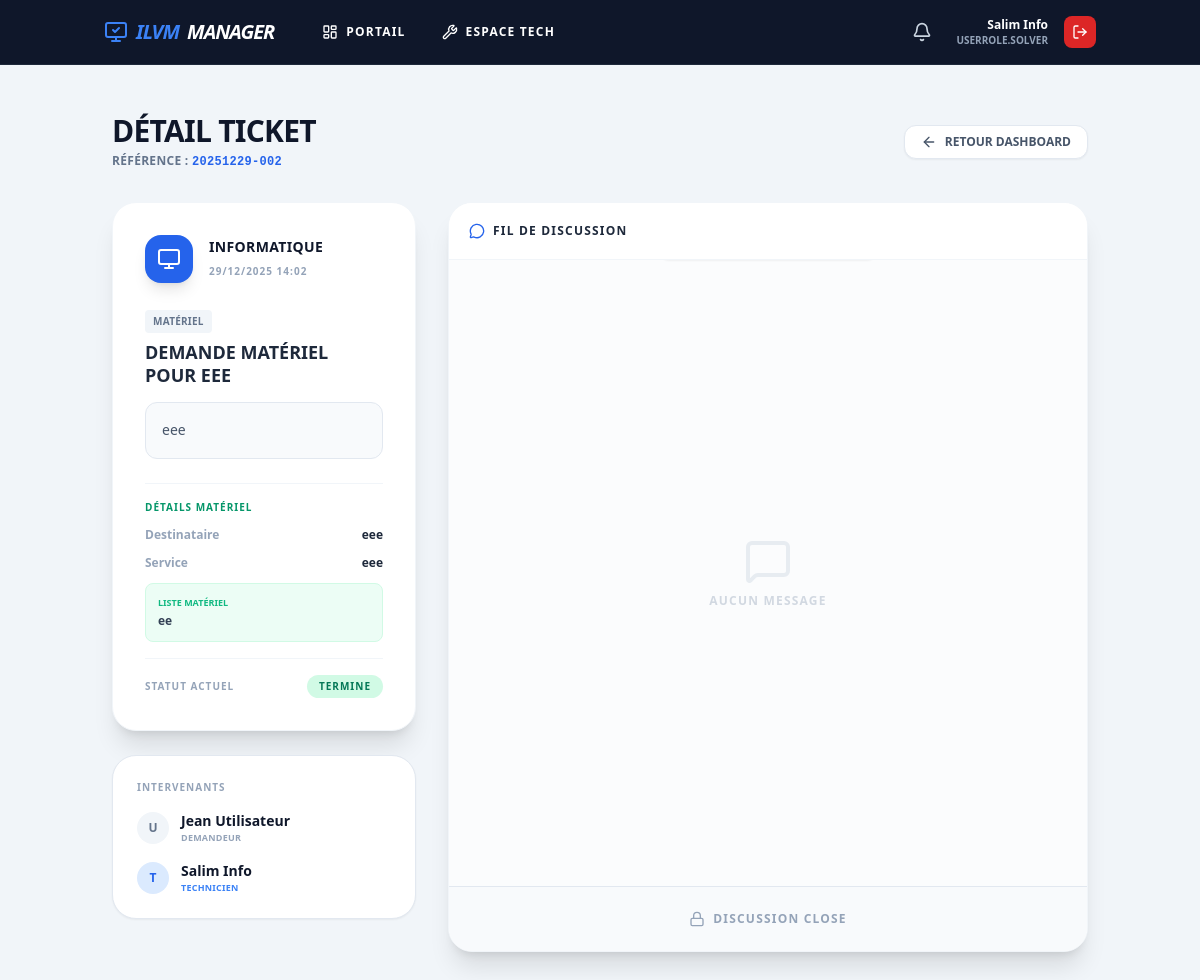
/tickets/view/20251229-002 (signed in), run on the app's committed database.
### app/models.py (models this page shows, shortened)
class User(UserMixin, db.Model):
    __tablename__ = 'users'
    id = db.Column(db.Integer, primary_key=True)
    username = db.Column(db.String(64), unique=True, index=True)
    fullname = db.Column(db.String(120))
    email = db.Column(db.String(120))
    role = db.Column(db.Enum(UserRole), default=UserRole.USER)
    service_department = db.Column(db.Enum(ServiceType), nullable=True)
    notifications = db.relationship('Notification', backref='user', lazy='dynamic')

class Ticket(db.Model):
    __tablename__ = 'tickets'
    id = db.Column(db.Integer, primary_key=True)
    uid_public = db.Column(db.String(20), unique=True, index=True)
    title = db.Column(db.String(200), nullable=False)
    description = db.Column(db.Text, nullable=False)
    author_id = db.Column(db.Integer, db.ForeignKey('users.id'))
    author = db.relationship('User', foreign_keys=[author_id], backref='my_tickets')
    target_service = db.Column(db.Enum(ServiceType), nullable=False)
    status = db.Column(db.Enum(TicketStatus), default=TicketStatus.VALIDATION)
    solver_id = db.Column(db.Integer, db.ForeignKey('users.id'), nullable=True)
    solver = db.relationship('User', foreign_keys=[solver_id], backref='assigned_tickets')
    created_at = db.Column(db.DateTime, default=datetime.utcnow)
    closed_at = db.Column(db.DateTime, nullable=True)
    category_ticket = db.Column(db.String(50)) # "Standard", "Nouvel Utilisateur", "Matériel"
    hostname = db.Column(db.String(64), nullable=True) # Pour incidents classiques
    new_user_fullname = db.Column(db.String(150), nullable=True)
    new_user_service = db.Column(db.String(100), nullable=True)
    new_user_acces = db.Column(db.String(255), nullable=True) # Accès fichiers/dossiers
    new_user_date = db.Column(db.DateTime, nullable=True)
    materiel_list = db.Column(db.Text, nullable=True) # Liste du matériel
    destinataire_materiel = db.Column(db.String(150), nullable=True)
    service_destinataire = db.Column(db.String(100), nullable=True)

### app/routes/tickets.py (the view, shortened to what this page needs)
@tickets_bp.route('/view/<string:ticket_uid>', methods=['GET', 'POST'])
@login_required
def view_ticket(ticket_uid):
    ticket = Ticket.query.filter_by(uid_public=ticket_uid).first_or_404()
    return render_template('tickets/detail.html', ticket=ticket)

### app/__init__.py (called while the page is built)
@login_manager.user_loader
def load_user(user_id):
    from .models import User
    return User.query.get(int(user_id))

### app/templates/tickets/detail.html (shortened to what this page needs)
{% extends "base.html" %}
{% block content %}
<div class="max-w-6xl mx-auto py-6">
    <div class="mb-8 flex items-center justify-between">
        <div>
            <h1 class="text-3xl font-black text-slate-900 uppercase tracking-tight">Détail Ticket</h1>
            <p class="text-slate-500 font-bold text-xs mt-1 uppercase tracking-wide">Référence : <span class="font-mono text-blue-600">{{ ticket.uid_public }}</span></p>
        </div>
        {% if 'SOLVER' in current_user.role|string or 'ADMIN' in current_user.role|string %}
            <a href="{{ url_for('tickets.solver_dashboard') }}" class="bg-white border border-slate-200 hover:bg-slate-50 text-slate-600 px-4 py-2 rounded-xl font-black text-xs uppercase shadow-sm flex items-center gap-2 transition">
                <i data-lucide="arrow-left" class="w-4 h-4"></i> Retour Dashboard
            </a>
        {% else %}
            <a href="{{ url_for('main.user_portal') }}" class="bg-white border border-slate-200 hover:bg-slate-50 text-slate-600 px-4 py-2 rounded-xl font-black text-xs uppercase shadow-sm flex items-center gap-2 transition">
                <i data-lucide="arrow-left" class="w-4 h-4"></i> Retour Portail
            </a>
        {% endif %}
    </div>
    <div class="grid grid-cols-1 lg:grid-cols-3 gap-8">
        <div class="lg:col-span-1 space-y-6">
            <div class="bg-white p-8 rounded-3xl shadow-xl border border-slate-100">
                <div class="flex items-center gap-4 mb-6">
                    <div class="w-12 h-12 rounded-2xl flex items-center justify-center shadow-lg
                        {% if ticket.target_service.value == 'INFORMATIQUE' %}bg-blue-600 text-white{% elif ticket.target_service.value == 'DAF' %}bg-purple-600 text-white{% else %}bg-orange-600 text-white{% endif %}">
                        {% if ticket.target_service.value == 'INFORMATIQUE' %}<i data-lucide="monitor" class="w-6 h-6"></i>
                        {% elif ticket.target_service.value == 'DAF' %}<i data-lucide="banknote" class="w-6 h-6"></i>
                        {% else %}<i data-lucide="package" class="w-6 h-6"></i>{% endif %}
                    </div>
                    <div>
                        <h2 class="text-sm font-black text-slate-900 uppercase tracking-wide">{{ ticket.target_service.value }}</h2>
                        <span class="text-[10px] font-bold text-slate-400 uppercase tracking-widest">{{ ticket.created_at.strftime('%d/%m/%Y %H:%M') }}</span>
                    </div>
                </div>
                <div class="mb-4">
                    <span class="inline-block bg-slate-100 text-slate-500 text-[10px] font-black uppercase px-2 py-1 rounded mb-2 tracking-wide">{{ ticket.category_ticket or 'Standard' }}</span>
                    <h3 class="text-lg font-black text-slate-800 leading-tight uppercase">{{ ticket.title }}</h3>
                </div>
                <div class="bg-slate-50 p-4 rounded-xl border border-slate-200 text-sm font-medium text-slate-600 mb-6 leading-relaxed">
                    {{ ticket.description }}
                </div>
                {% if ticket.category_ticket == 'Matériel' %}
                <div class="space-y-3 border-t border-slate-100 pt-4 mb-4">
                    <p class="text-[10px] font-black text-emerald-600 uppercase tracking-widest mb-2">Détails Matériel</p>
                    <div class="flex justify-between items-center text-xs">
                        <span class="font-bold text-slate-400">Destinataire</span>
                        <span class="font-bold text-slate-800">{{ ticket.destinataire_materiel }}</span>
                    </div>
                    <div class="flex justify-between items-center text-xs">
                        <span class="font-bold text-slate-400">Service</span>
                        <span class="font-bold text-slate-800">{{ ticket.service_destinataire }}</span>
                    </div>
                    <div class="bg-emerald-50 p-3 rounded-lg border border-emerald-100 mt-2">
                        <p class="text-[9px] font-black text-emerald-500 uppercase mb-1">Liste Matériel</p>
                        <p class="text-xs font-bold text-slate-700 whitespace-pre-wrap">{{ ticket.materiel_list }}</p>
                    </div>
                </div>
                {% endif %}
                <div class="flex justify-between items-center border-t border-slate-100 pt-4 mt-2">
                    <span class="text-[10px] font-black text-slate-400 uppercase tracking-widest">Statut Actuel</span>
                    <span class="px-3 py-1 rounded-full text-[10px] font-black uppercase tracking-widest
                        {% if 'VALIDATION' in ticket.status.value %}bg-yellow-100 text-yellow-700
                        {% elif 'COURS' in ticket.status.value %}bg-blue-100 text-blue-700
                        {% elif 'TERMINE' in ticket.status.value %}bg-emerald-100 text-emerald-700
                        {% else %}bg-slate-100 text-slate-500{% endif %}">
                        {{ ticket.status.value }}
                    </span>
                </div>
            </div>
            <div class="bg-white p-6 rounded-3xl shadow-sm border border-slate-200">
                <h3 class="text-[10px] font-black text-slate-400 uppercase tracking-widest mb-4">Intervenants</h3>
                <div class="flex items-center gap-3 mb-4">
                    <div class="w-8 h-8 bg-slate-100 rounded-full flex items-center justify-center text-slate-500 font-black text-xs">{{ ticket.author.username[0]|upper }}</div>
                    <div>
                        <p class="text-sm font-bold text-slate-900">{{ ticket.author.fullname }}</p>
                        <p class="text-[9px] text-slate-400 font-bold uppercase tracking-wide">Demandeur</p>
                    </div>
                </div>
                {% if ticket.solver %}
                <div class="flex items-center gap-3">
                    <div class="w-8 h-8 bg-blue-100 rounded-full flex items-center justify-center text-blue-600 font-black text-xs">{{ ticket.solver.username[0]|upper }}</div>
                    <div>
                        <p class="text-sm font-bold text-slate-900">{{ ticket.solver.fullname }}</p>
                        <p class="text-[9px] text-blue-500 font-bold uppercase tracking-wide">Technicien</p>
                    </div>
                </div>
                {% else %}
                <div class="p-3 bg-slate-50 rounded-xl border border-dashed border-slate-200 text-center text-[10px] font-bold text-slate-400 uppercase tracking-wide">
                    En attente d'attribution
                </div>
                {% endif %}
            </div>
        </div>
        <div class="lg:col-span-2 flex flex-col h-[750px] bg-white rounded-3xl shadow-xl border border-slate-100 overflow-hidden relative">
            <div class="p-5 border-b border-slate-100 bg-white flex justify-between items-center z-10">
                <h3 class="font-black text-slate-800 uppercase text-xs tracking-widest flex items-center gap-2">
                    <i data-lucide="message-circle" class="w-4 h-4 text-blue-600"></i> Fil de discussion
                </h3>
            </div>
            <div class="flex-1 overflow-y-auto p-6 space-y-6 bg-slate-50/50" id="chatContainer">
                {% for msg in ticket.messages %}
                <div class="flex flex-col {% if msg.author_id == current_user.id %}items-end{% else %}items-start{% endif %} animate-fadeIn">
                    <div class="max-w-[80%] {% if msg.author_id == current_user.id %}bg-slate-900 text-white rounded-tr-none{% else %}bg-white border border-slate-200 text-slate-700 rounded-tl-none{% endif %} px-5 py-4 rounded-2xl shadow-sm">
                        <p class="text-sm font-bold">{{ msg.content }}</p>
                    </div>
                    <span class="text-[9px] font-black text-slate-400 mt-2 px-2 uppercase tracking-wide">
                        {{ msg.author.fullname }} • {{ msg.timestamp.strftime('%H:%M') }}
                    </span>
                </div>
                {% else %}
                <div class="flex flex-col items-center justify-center h-full opacity-40">
                    <i data-lucide="message-square" class="w-12 h-12 text-slate-300 mb-2"></i>
                    <p class="text-xs font-bold text-slate-400 uppercase tracking-widest">Aucun message</p>
                </div>
                {% endfor %}
            </div>
            {% if ticket.status.value != 'TERMINE' and ticket.status.value != 'REFUSE' %}
            <div class="p-4 bg-white border-t border-slate-100">
                <form method="POST" class="flex gap-3">
                    <input type="text" name="message" class="flex-1 bg-slate-50 border border-slate-200 rounded-xl px-5 py-4 text-sm font-bold text-slate-700 focus:ring-2 focus:ring-blue-100 focus:border-blue-500 outline-none transition" placeholder="Écrivez votre message..." autocomplete="off" required>
                    <button type="submit" class="bg-blue-600 hover:bg-blue-700 text-white p-4 rounded-xl transition shadow-lg shadow-blue-200 group">
                        <i data-lucide="send" class="w-5 h-5 group-hover:translate-x-1 transition-transform"></i>
                    </button>
                </form>
            </div>
            {% else %}
            <div class="p-6 bg-slate-50 border-t border-slate-200 text-center">
                <p class="text-xs font-black text-slate-400 uppercase tracking-widest flex items-center justify-center gap-2">
                    <i data-lucide="lock" class="w-4 h-4"></i> Discussion close
                </p>
            </div>
            {% endif %}
        </div>
    </div>
</div>
{% endblock %}

### app/templates/base.html (shortened to what this page needs)
<!DOCTYPE html>
<html lang="fr">
<head>
    <script src="https://cdn.tailwindcss.com"></script>
</head>
<body class="bg-slate-100 font-sans text-slate-900 min-h-screen flex flex-col">
    {% if current_user.is_authenticated %}
    <nav class="bg-slate-900 text-white sticky top-0 z-50 border-b border-slate-800">
        <div class="container mx-auto px-4 h-16 flex justify-between items-center">
            <div class="flex items-center gap-8">
                <a href="{{ url_for('main.user_portal') }}" class="font-black text-xl tracking-tighter text-blue-500 italic flex items-center gap-2">
                    <i data-lucide="monitor-check"></i> ILVM<span class="text-white">MANAGER</span>
                </a>
                <div class="hidden md:flex gap-1 text-xs font-bold uppercase tracking-widest">
                    <a href="{{ url_for('main.user_portal') }}" class="px-4 py-2 hover:bg-slate-800 rounded transition flex gap-2 items-center">
                        <i data-lucide="layout-dashboard" class="w-4 h-4"></i> Portail
                    </a>
                    {% if 'SOLVER' in current_user.role|string or 'ADMIN' in current_user.role|string %}
                    <a href="{{ url_for('tickets.solver_dashboard') }}" class="px-4 py-2 hover:bg-slate-800 rounded transition flex gap-2 items-center">
                        <i data-lucide="wrench" class="w-4 h-4"></i> Espace Tech
                    </a>
                    {% endif %}
                </div>
            </div>
            <div class="flex items-center gap-4">
                <div class="relative group">
                    <button id="notifBtn" class="p-2 hover:bg-slate-800 rounded-lg transition relative">
                        <i data-lucide="bell" class="w-5 h-5 text-slate-300 group-hover:text-white"></i>
                    </button>
                </div>
                <div class="text-right hidden sm:block">
                    <p class="text-xs font-bold text-white">{{ current_user.fullname }}</p>
                    <p class="text-[10px] text-slate-400 uppercase font-bold">{{ current_user.role }}</p>
                </div>
                <a href="{{ url_for('auth.logout') }}" class="bg-red-600 hover:bg-red-700 p-2 rounded-lg transition" title="Déconnexion">
                    <i data-lucide="log-out" class="w-4 h-4"></i>
                </a>
            </div>
        </div>
    </nav>
    {% endif %}
    <main class="container mx-auto p-4 md:p-6 pb-20 flex-grow">
        {% block content %}{% endblock %}
    </main>
</body>
</html>

### data on the page
User: fullname "Salim Info", role "USERROLE.SOLVER", solver "T", solver.fullname "Salim Info"
Ticket: uid_public "20251229-002", target_service.value "INFORMATIQUE", created_at "29/12/2025 14:02", category_ticket "MATÉRIEL", title "DEMANDE MATÉRIEL POUR EEE", description "eee", destinataire_materiel "eee", service_destinataire "eee", materiel_list "ee", status.value "TERMINE"
User: author "U", author.fullname "Jean Utilisateur"
